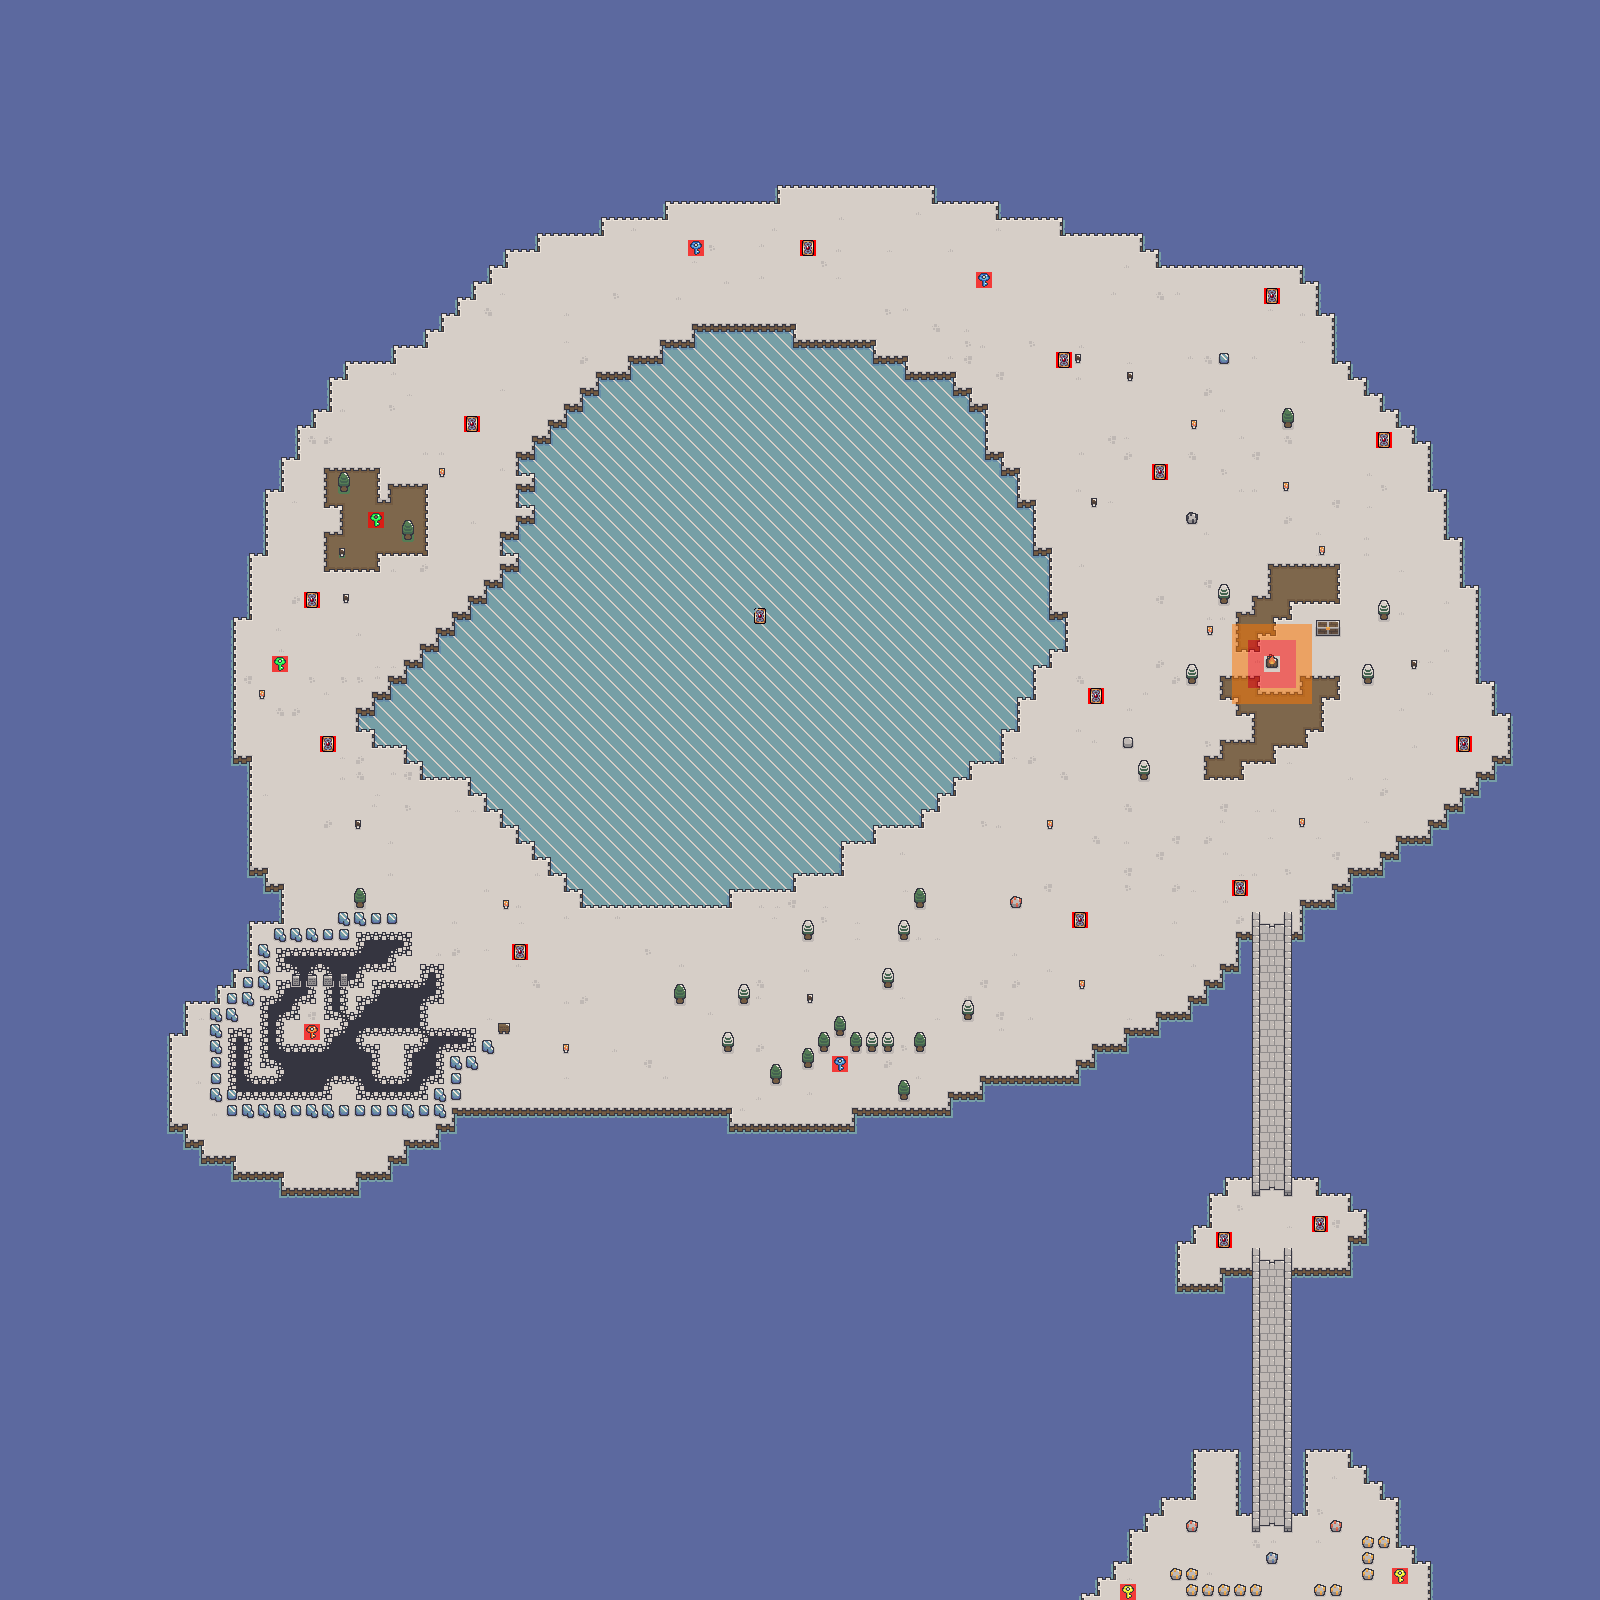

A 2D game scene composited from a Tiled map and its tileset images. What follows is a short description and the map's XML, with each tile layer's data collapsed to a summary:
An orthogonal 100x100 tile map with 16x16 px tiles, 6 tile layers (terrain, environment, campfire, keys, ...), 4 tilesets.

<map version="1.8" tiledversion="1.8.2" orientation="orthogonal" renderorder="right-down" width="100" height="100" tilewidth="16" tileheight="16" infinite="0" nextlayerid="8" nextobjectid="1">
 <tileset firstgid="1" source="tilemap.tsx" />
 <tileset firstgid="8041" source="key_tilemap.tsx" />
 <tileset firstgid="8141" source="map_cards_tilemap.tsx" />
 <tileset firstgid="8241" source="campfire_healing_tilemap.tsx" />
 <layer id="1" name="terrain" width="100" height="100">
  <data>[10000 cells, 10000 non-empty, 78 distinct tile ids]</data>
 </layer>
 <layer id="2" name="environment" width="100" height="100">
  <data>[10000 cells, 150 non-empty, 36 distinct tile ids]</data>
 </layer>
 <layer id="7" name="campfire" width="100" height="100">
  <data>[10000 cells, 24 non-empty, 2 distinct tile ids]</data>
 </layer>
 <layer id="3" name="keys" width="100" height="100">
  <data>[10000 cells, 8 non-empty, 4 distinct tile ids]</data>
 </layer>
 <layer id="5" name="loot" width="100" height="100">
  <data>[10000 cells, 15 non-empty, 1 distinct tile ids]</data>
 </layer>
 <layer id="6" name="Fake loot" width="100" height="100">
  <data>[10000 cells, 1 non-empty, 1 distinct tile ids]</data>
 </layer>
</map>